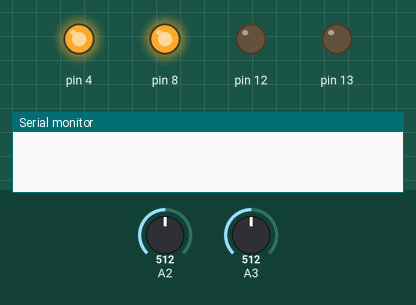
A sketch run on a simulated Arduino Uno, built with avr-gcc and run on an emulated ATmega328P. On the bench: output pins drawn as LEDs (lit = HIGH), the last lines printed to the serial monitor. Inputs (shaded band) come from the test bench; at power-on: A2 = 512, A3 = 512.

Above: at 1.2 s.
1.3 s: A2 set to 0
At 2.4 s:
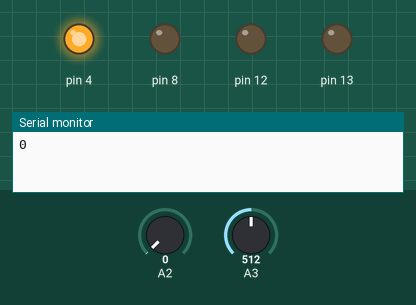
2.8 s: A3 set to 0
At 4.2 s:
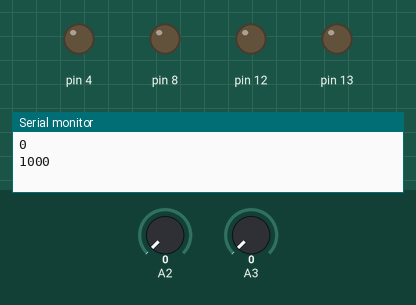
Timing chart, 0 to 5.8 s (numbered marks = the images above; inputs shaded):
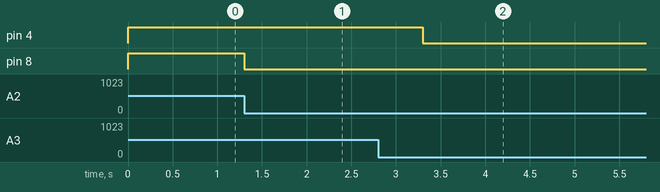

The sketch:

sketch_may14a.ino
```cpp
void setup() {
  // put your setup code here, to run once:
  pinMode(12, OUTPUT);
  pinMode(13, OUTPUT);
  pinMode(8, OUTPUT);
  pinMode(4, OUTPUT);
  Serial.begin(9600);


  //digitalWrite(8, HIGH);
  //digitalWrite(4,HIGH);
  if(analogRead(2) > 0) {
    digitalWrite(8, HIGH);
  } {
    while(analogRead(2) == 0) {
      digitalWrite(8,HIGH);
      delay(500);
      digitalWrite(8,LOW);
      delay(500);
    }
    digitalWrite(8,HIGH);
  }
  if(analogRead(3) > 0) {
    digitalWrite(4, HIGH);
  } else{
    while(analogRead(3) == 0) {
      digitalWrite(4,HIGH);
      delay(500);
      digitalWrite(4,LOW);
      delay(500);
    }
    digitalWrite(4,HIGH);
  }

}
bool runOnce = true;
unsigned long startTime;
unsigned long time;
unsigned long elapsedTime;
bool timerOn;
void loop() {
  // put your main code here, to run repeatedly:


  if(analogRead(2) == 0){
    timerOn = true;
    startTime = millis();
    digitalWrite(8,LOW);
  }

  while(timerOn) {
    time = millis();
    elapsedTime = time - startTime;
    delay(1000);
    Serial.println(elapsedTime);
    if(analogRead(3) == 0) {
      digitalWrite(4,LOW);
      break;
    }
  }
  timerOn = false;
  Serial.flush();


}
```

Measured:
- after the input at 1.3 s, pin 8: HIGH → LOW at once
- after the input at 2.8 s, pin 4: HIGH → LOW after 0.50 s
